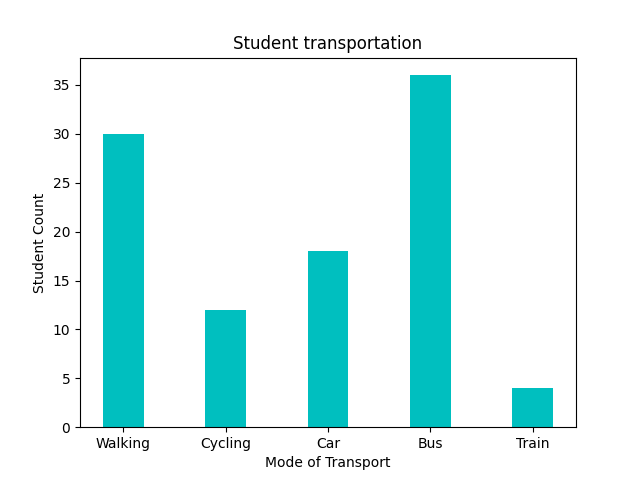

Here is the Python script that generated this plot:
import matplotlib.pyplot as plt
import numpy as np
plt.title('Student transportation')
plt.xlabel('Mode of Transport')
plt.ylabel('Student Count')
x=np.array(['Walking','Cycling','Car','Bus','Train'])
y=np.array([30,12,18,36,4])
plt.bar(x,y, color="c",width=0.4)
plt.show()
